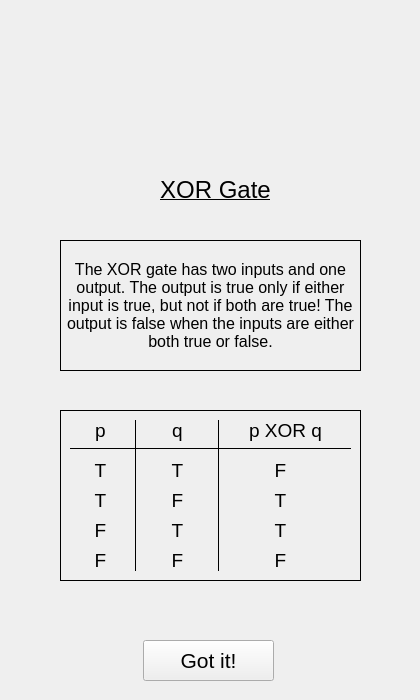
<?xml version="1.0" encoding="UTF-8"?>
<ui version="4.0">
 <class>GateInfo_XOR</class>
 <widget class="QFrame" name="GateInfo_XOR">
  <property name="geometry">
   <rect>
    <x>0</x>
    <y>0</y>
    <width>420</width>
    <height>700</height>
   </rect>
  </property>
  <property name="windowTitle">
   <string>Frame</string>
  </property>
  <widget class="QLabel" name="label_gateIcon">
   <property name="geometry">
    <rect>
     <x>140</x>
     <y>20</y>
     <width>151</width>
     <height>151</height>
    </rect>
   </property>
   <property name="text">
    <string/>
   </property>
   <property name="pixmap">
    <pixmap resource="Resources.qrc">:/Resources/XORGate.png</pixmap>
   </property>
   <property name="scaledContents">
    <bool>true</bool>
   </property>
   <property name="alignment">
    <set>Qt::AlignCenter</set>
   </property>
  </widget>
  <widget class="QLabel" name="label_gateDescription">
   <property name="geometry">
    <rect>
     <x>60</x>
     <y>240</y>
     <width>301</width>
     <height>131</height>
    </rect>
   </property>
   <property name="frameShape">
    <enum>QFrame::Box</enum>
   </property>
   <property name="text">
    <string>&lt;html&gt;&lt;head/&gt;&lt;body&gt;&lt;p&gt;&lt;span style=&quot; font-size:12pt;&quot;&gt;The XOR gate has two inputs and one output. The output is true only if either input is true, but not if both are true! The output is false when the inputs are either both true or false.&lt;/span&gt;&lt;/p&gt;&lt;/body&gt;&lt;/html&gt;</string>
   </property>
   <property name="alignment">
    <set>Qt::AlignCenter</set>
   </property>
   <property name="wordWrap">
    <bool>true</bool>
   </property>
   <property name="margin">
    <number>10</number>
   </property>
  </widget>
  <widget class="QFrame" name="frame">
   <property name="geometry">
    <rect>
     <x>60</x>
     <y>410</y>
     <width>301</width>
     <height>171</height>
    </rect>
   </property>
   <property name="frameShape">
    <enum>QFrame::Box</enum>
   </property>
   <property name="frameShadow">
    <enum>QFrame::Plain</enum>
   </property>
   <widget class="QLabel" name="label_15">
    <property name="geometry">
     <rect>
      <x>210</x>
      <y>140</y>
      <width>21</width>
      <height>21</height>
     </rect>
    </property>
    <property name="font">
     <font>
      <pointsize>14</pointsize>
     </font>
    </property>
    <property name="text">
     <string>F</string>
    </property>
    <property name="alignment">
     <set>Qt::AlignCenter</set>
    </property>
   </widget>
   <widget class="QLabel" name="label_13">
    <property name="geometry">
     <rect>
      <x>210</x>
      <y>80</y>
      <width>21</width>
      <height>21</height>
     </rect>
    </property>
    <property name="font">
     <font>
      <pointsize>14</pointsize>
     </font>
    </property>
    <property name="text">
     <string>T</string>
    </property>
    <property name="alignment">
     <set>Qt::AlignCenter</set>
    </property>
   </widget>
   <widget class="QLabel" name="label">
    <property name="geometry">
     <rect>
      <x>30</x>
      <y>10</y>
      <width>21</width>
      <height>21</height>
     </rect>
    </property>
    <property name="font">
     <font>
      <pointsize>14</pointsize>
     </font>
    </property>
    <property name="text">
     <string>p</string>
    </property>
    <property name="alignment">
     <set>Qt::AlignCenter</set>
    </property>
   </widget>
   <widget class="QLabel" name="label_10">
    <property name="geometry">
     <rect>
      <x>30</x>
      <y>110</y>
      <width>21</width>
      <height>21</height>
     </rect>
    </property>
    <property name="font">
     <font>
      <pointsize>14</pointsize>
     </font>
    </property>
    <property name="text">
     <string>F</string>
    </property>
    <property name="alignment">
     <set>Qt::AlignCenter</set>
    </property>
   </widget>
   <widget class="QLabel" name="label_7">
    <property name="geometry">
     <rect>
      <x>107</x>
      <y>110</y>
      <width>21</width>
      <height>21</height>
     </rect>
    </property>
    <property name="font">
     <font>
      <pointsize>14</pointsize>
     </font>
    </property>
    <property name="text">
     <string>T</string>
    </property>
    <property name="alignment">
     <set>Qt::AlignCenter</set>
    </property>
   </widget>
   <widget class="Line" name="line">
    <property name="geometry">
     <rect>
      <x>10</x>
      <y>30</y>
      <width>281</width>
      <height>16</height>
     </rect>
    </property>
    <property name="frameShadow">
     <enum>QFrame::Plain</enum>
    </property>
    <property name="orientation">
     <enum>Qt::Horizontal</enum>
    </property>
   </widget>
   <widget class="QLabel" name="label_2">
    <property name="geometry">
     <rect>
      <x>107</x>
      <y>10</y>
      <width>21</width>
      <height>21</height>
     </rect>
    </property>
    <property name="font">
     <font>
      <pointsize>14</pointsize>
     </font>
    </property>
    <property name="text">
     <string>q</string>
    </property>
    <property name="alignment">
     <set>Qt::AlignCenter</set>
    </property>
   </widget>
   <widget class="Line" name="line_2">
    <property name="geometry">
     <rect>
      <x>67</x>
      <y>10</y>
      <width>16</width>
      <height>151</height>
     </rect>
    </property>
    <property name="frameShadow">
     <enum>QFrame::Plain</enum>
    </property>
    <property name="orientation">
     <enum>Qt::Vertical</enum>
    </property>
   </widget>
   <widget class="QLabel" name="label_5">
    <property name="geometry">
     <rect>
      <x>107</x>
      <y>50</y>
      <width>21</width>
      <height>21</height>
     </rect>
    </property>
    <property name="font">
     <font>
      <pointsize>14</pointsize>
     </font>
    </property>
    <property name="text">
     <string>T</string>
    </property>
    <property name="alignment">
     <set>Qt::AlignCenter</set>
    </property>
   </widget>
   <widget class="QLabel" name="label_3">
    <property name="geometry">
     <rect>
      <x>170</x>
      <y>10</y>
      <width>111</width>
      <height>21</height>
     </rect>
    </property>
    <property name="font">
     <font>
      <pointsize>14</pointsize>
     </font>
    </property>
    <property name="text">
     <string>p XOR q</string>
    </property>
    <property name="alignment">
     <set>Qt::AlignCenter</set>
    </property>
   </widget>
   <widget class="QLabel" name="label_8">
    <property name="geometry">
     <rect>
      <x>107</x>
      <y>140</y>
      <width>21</width>
      <height>21</height>
     </rect>
    </property>
    <property name="font">
     <font>
      <pointsize>14</pointsize>
     </font>
    </property>
    <property name="text">
     <string>F</string>
    </property>
    <property name="alignment">
     <set>Qt::AlignCenter</set>
    </property>
   </widget>
   <widget class="QLabel" name="label_14">
    <property name="geometry">
     <rect>
      <x>210</x>
      <y>110</y>
      <width>21</width>
      <height>21</height>
     </rect>
    </property>
    <property name="font">
     <font>
      <pointsize>14</pointsize>
     </font>
    </property>
    <property name="text">
     <string>T</string>
    </property>
    <property name="alignment">
     <set>Qt::AlignCenter</set>
    </property>
   </widget>
   <widget class="Line" name="line_3">
    <property name="geometry">
     <rect>
      <x>150</x>
      <y>10</y>
      <width>16</width>
      <height>151</height>
     </rect>
    </property>
    <property name="frameShadow">
     <enum>QFrame::Plain</enum>
    </property>
    <property name="orientation">
     <enum>Qt::Vertical</enum>
    </property>
   </widget>
   <widget class="QLabel" name="label_11">
    <property name="geometry">
     <rect>
      <x>30</x>
      <y>140</y>
      <width>21</width>
      <height>21</height>
     </rect>
    </property>
    <property name="font">
     <font>
      <pointsize>14</pointsize>
     </font>
    </property>
    <property name="text">
     <string>F</string>
    </property>
    <property name="alignment">
     <set>Qt::AlignCenter</set>
    </property>
   </widget>
   <widget class="QLabel" name="label_4">
    <property name="geometry">
     <rect>
      <x>30</x>
      <y>50</y>
      <width>21</width>
      <height>21</height>
     </rect>
    </property>
    <property name="font">
     <font>
      <pointsize>14</pointsize>
     </font>
    </property>
    <property name="text">
     <string>T</string>
    </property>
    <property name="alignment">
     <set>Qt::AlignCenter</set>
    </property>
   </widget>
   <widget class="QLabel" name="label_6">
    <property name="geometry">
     <rect>
      <x>107</x>
      <y>80</y>
      <width>21</width>
      <height>21</height>
     </rect>
    </property>
    <property name="font">
     <font>
      <pointsize>14</pointsize>
     </font>
    </property>
    <property name="text">
     <string>F</string>
    </property>
    <property name="alignment">
     <set>Qt::AlignCenter</set>
    </property>
   </widget>
   <widget class="QLabel" name="label_12">
    <property name="geometry">
     <rect>
      <x>210</x>
      <y>50</y>
      <width>21</width>
      <height>21</height>
     </rect>
    </property>
    <property name="font">
     <font>
      <pointsize>14</pointsize>
     </font>
    </property>
    <property name="text">
     <string>F</string>
    </property>
    <property name="alignment">
     <set>Qt::AlignCenter</set>
    </property>
   </widget>
   <widget class="QLabel" name="label_9">
    <property name="geometry">
     <rect>
      <x>30</x>
      <y>80</y>
      <width>21</width>
      <height>21</height>
     </rect>
    </property>
    <property name="font">
     <font>
      <pointsize>14</pointsize>
     </font>
    </property>
    <property name="text">
     <string>T</string>
    </property>
    <property name="alignment">
     <set>Qt::AlignCenter</set>
    </property>
   </widget>
  </widget>
  <widget class="QLabel" name="label_gateName">
   <property name="geometry">
    <rect>
     <x>150</x>
     <y>170</y>
     <width>131</width>
     <height>41</height>
    </rect>
   </property>
   <property name="font">
    <font>
     <pointsize>18</pointsize>
    </font>
   </property>
   <property name="text">
    <string>&lt;html&gt;&lt;head/&gt;&lt;body&gt;&lt;p&gt;&lt;span style=&quot; text-decoration: underline;&quot;&gt;XOR Gate&lt;/span&gt;&lt;/p&gt;&lt;/body&gt;&lt;/html&gt;</string>
   </property>
   <property name="alignment">
    <set>Qt::AlignCenter</set>
   </property>
  </widget>
  <widget class="QPushButton" name="pushButton_accept">
   <property name="geometry">
    <rect>
     <x>143</x>
     <y>640</y>
     <width>131</width>
     <height>41</height>
    </rect>
   </property>
   <property name="font">
    <font>
     <pointsize>16</pointsize>
    </font>
   </property>
   <property name="text">
    <string>Got it!</string>
   </property>
  </widget>
 </widget>
 <resources>
  <include location="Resources.qrc"/>
 </resources>
 <connections/>
</ui>
